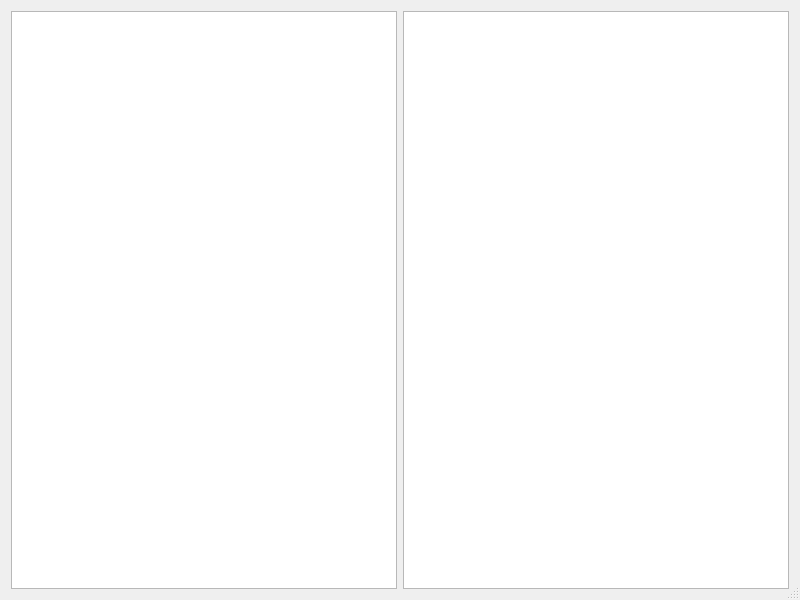
<?xml version="1.0" encoding="UTF-8"?>
<ui version="4.0">
 <class>KeyViewerDialog</class>
 <widget class="QDialog" name="KeyViewerDialog">
  <property name="geometry">
   <rect>
    <x>0</x>
    <y>0</y>
    <width>800</width>
    <height>600</height>
   </rect>
  </property>
  <property name="maximumSize">
   <size>
    <width>960</width>
    <height>720</height>
   </size>
  </property>
  <property name="windowTitle">
   <string>NDN Key Viewer</string>
  </property>
  <property name="sizeGripEnabled">
   <bool>true</bool>
  </property>
  <property name="modal">
   <bool>false</bool>
  </property>
  <layout class="QHBoxLayout" name="horizontalLayout_2">
   <item>
    <layout class="QHBoxLayout" name="horizontalLayout" stretch="1,1">
     <property name="sizeConstraint">
      <enum>QLayout::SetMaximumSize</enum>
     </property>
     <item>
      <widget class="QTreeView" name="treeView"/>
     </item>
     <item>
      <widget class="QTableView" name="tableView"/>
     </item>
    </layout>
   </item>
  </layout>
 </widget>
 <resources/>
 <connections/>
</ui>
